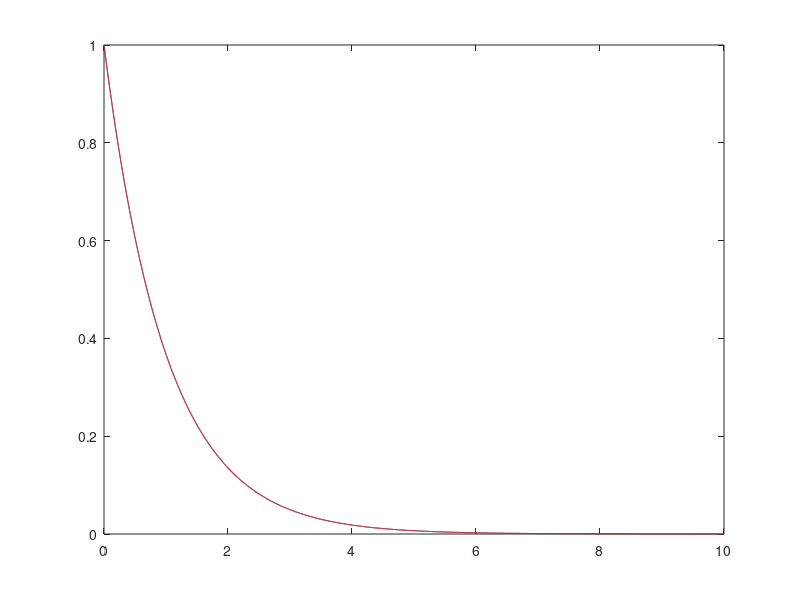

The MATLAB source for this figure:
% Author: Stefan Stark
% Date: 20160429
% FHV - MEM - SS2016
% Testing Stability of the forward euler: 02_BasicsAndEulerSolver.pdf - 32

clear all; close all; clc;

% Parameters
A = -1;
c = 1;

% Initial Conditions
x0 = 1;

% Simulation Properties
t_start = 0;
t_end = 10;
h = 1e-3;

% Aritificial Variables
i = 1;
x = zeros(size(t_start:h:t_end));
x(i) = x0;

for t = t_start:h:t_end
    %FE
    dx_dt(i) = A*x(i);
    x(i+1) = x(i) + dx_dt(i)*h;
    
    
    % for plotting
    t_vec(i) = t;
    i = i+1;
end

% Plot forward euler ------------------------------------------------------
figure
plot(t_vec,x(:,1:length(x)-1)); hold on;


% Plot original function (stepsize fixed to 1e-3) -------------------------
i = 1;
x = zeros(size(t_start:1e-3:t_end));
x(i) = x0;
for t = t_start:1e-3:t_end
    %FE
    dx_dt(i) = A*x(i);
    x(i+1) = x(i) + dx_dt(i)*1e-3;
    
    
    % for plotting
    t_vec(i) = t;
    i = i+1;
end
plot(t_vec,x(:,1:length(x)-1),'-r');


